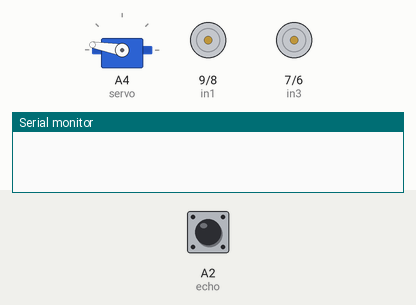
Simulated run of this sketch. Board: Arduino Uno, built with avr-gcc and run on an emulated ATmega328P. Shown: servo, motor-driver pin pairs drawn as motors (green arrow = first pin HIGH = forward, orange = second pin HIGH = backward, longer = more drive, scaled by the enable pin), the last lines printed to the serial monitor. Wiring (inferred from the names in the program): servo: signal A4. Inputs (shaded band) come from the test bench; at power-on: A2 (echo) LOW. Servo pulses on a pin are drawn as a servo (544–2400 µs = 0–180°).

Above: at 1.3 s.
1.4 s: A2 (echo) pulsed HIGH 5 times (0.12 s each, 0.3 s apart)
At 3.6 s:
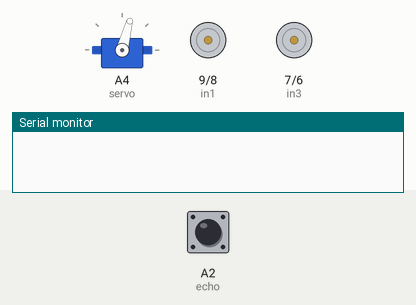
5.5 s: A2 (echo) pulsed HIGH 2 times (0.12 s each, 0.3 s apart)
At 9.5 s:
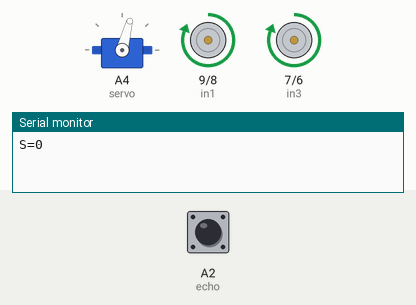
Timing chart, 0 to 18.1 s (numbered marks = the images above; inputs shaded):
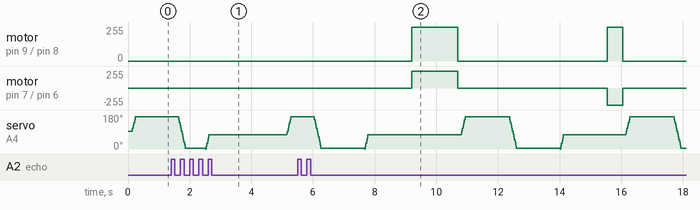

The sketch:

O-B.ino
```cpp
#include <SoftwareSerial.h>
SoftwareSerial BT_Serial(2, 3); // RX, TX


#define enA 10//Enable1 L298 Pin enA
#define in1 9 //Motor1  L298 Pin in1
#define in2 8 //Motor1  L298 Pin in1
#define in3 7 //Motor2  L298 Pin in1
#define in4 6 //Motor2  L298 Pin in1
#define enB 5 //Enable2 L298 Pin enB

#define servo A4


#define echo A2    //Echo pin
#define trigger A3 //Trigger pin

int distance_L, distance_F = 30, distance_R;
long distance;
int set = 15 ;


int Speed = 255;


void setup(){ // put your setup code here, to run once


pinMode(echo, INPUT );// declare ultrasonic sensor Echo pin as input
pinMode(trigger, OUTPUT); // declare ultrasonic sensor Trigger pin as Output

pinMode(enA, OUTPUT); // declare as output for L298 Pin enA
pinMode(in1, OUTPUT); // declare as output for L298 Pin in1
pinMode(in2, OUTPUT); // declare as output for L298 Pin in2
pinMode(in3, OUTPUT); // declare as output for L298 Pin in3
pinMode(in4, OUTPUT); // declare as output for L298 Pin in4
pinMode(enB, OUTPUT); // declare as output for L298 Pin enB


Serial.begin(9600); // start serial communication at 9600bps
BT_Serial.begin(9600);

pinMode(servo, OUTPUT);

/*
 for (int angle = 80; angle <= 160; angle += 10)  {
   servoPulse(servo, angle);  }
 for (int angle = 160; angle >= 0; angle -= 10)  {
   servoPulse(servo, angle);  }

 for (int angle = 0 ; angle >= 80; angle -= 10)  {
   servoPulse(servo, angle); }

delay(500);
*/
Check_side();

}


void loop(){


analogWrite(enA, Speed); // Write The Duty Cycle 0 to 255 Enable Pin A for Motor1 Speed
analogWrite(enB, Speed); // Write The Duty Cycle 0 to 255 Enable Pin B for Motor2 Speed


//===============================================================================
//                          Obstacle Avoiding Control
//===============================================================================
 distance_F = Ultrasonic_read();
 Serial.print("S=");Serial.println(distance_F);
  if (distance_F > set){forword();}
    else{Check_side();}


//delay(10);

}

void servoPulse (int pin, int angle){
int pwm = (angle*11) + 500;      // Convert angle to microseconds
 digitalWrite(pin, HIGH);
 delayMicroseconds(pwm);
 digitalWrite(pin, LOW);
 delay(20);                   // Refresh cycle of servo
}


//**********************Ultrasonic_read****************************
long Ultrasonic_read(){
  digitalWrite(trigger, LOW);
  delayMicroseconds(2);
  digitalWrite(trigger, HIGH);
  delayMicroseconds(10);
  distance = pulseIn (echo, HIGH);
  return distance / 29 / 2;
}

void compareDistance(){
       if ( (distance_L > distance_R) && (distance_L > distance_F) && (distance_L > set ) ){
  turnLeft();
  delay(500);
  }
  else if ( (distance_R > distance_L ) && (distance_R > distance_F) && (distance_R > set ) ){
  turnRight();
  delay(500);
  }
  else if ( (distance_F > distance_L ) && (distance_F > distance_R) && (distance_F > set ) ){
  forword();
  }
 else if ( (distance_F < set ) && (distance_R < set ) && (distance_L < set ) ){
  backword();
  delay(500);
  Check_side();
  }
  /*
  else {
  backword();
  delay(500);
  Check_side();
  }
  */
}

void Check_side(){
    Stop();
    delay(100);
 for (int angle = 80; angle <= 170; angle += 15)  {
   servoPulse(servo, angle);  }
    delay(300);
    distance_L = Ultrasonic_read();
    delay(100);
  for (int angle = 170; angle >= 0; angle -= 15)  {
   servoPulse(servo, angle);  }
    delay(300);
    distance_R = Ultrasonic_read();
    delay(100);
 for (int angle = 0; angle <= 80; angle += 15)  {
   servoPulse(servo, angle);  }
   delay(300);
   distance_F = Ultrasonic_read();
    delay(100);
    compareDistance();
}

void forword(){  //forword
digitalWrite(in1, LOW); //Right Motor forword Pin
digitalWrite(in2, HIGH);  //Right Motor backword Pin
digitalWrite(in3, HIGH);  //Left Motor backword Pin
digitalWrite(in4, LOW); //Left Motor forword Pin
}

void backword(){ //backword
digitalWrite(in1, HIGH);  //Right Motor forword Pin
digitalWrite(in2, LOW); //Right Motor backword Pin
digitalWrite(in3, LOW); //Left Motor backword Pin
digitalWrite(in4, HIGH);  //Left Motor forword Pin
}

void turnRight(){ //turnRight
digitalWrite(in1, LOW);  //Right Motor forword Pin
digitalWrite(in2, HIGH); //Right Motor backword Pin
digitalWrite(in3, LOW);  //Left Motor backword Pin
digitalWrite(in4, HIGH); //Left Motor forword Pin
}

void turnLeft(){ //turnLeft
digitalWrite(in1, HIGH); //Right Motor forword Pin
digitalWrite(in2, LOW);  //Right Motor backword Pin
digitalWrite(in3, HIGH); //Left Motor backword Pin
digitalWrite(in4, LOW);  //Left Motor forword Pin
}

void Stop(){ //stop
digitalWrite(in1, LOW); //Right Motor forword Pin
digitalWrite(in2, LOW); //Right Motor backword Pin
digitalWrite(in3, LOW); //Left Motor backword Pin
digitalWrite(in4, LOW); //Left Motor forword Pin
}
```
